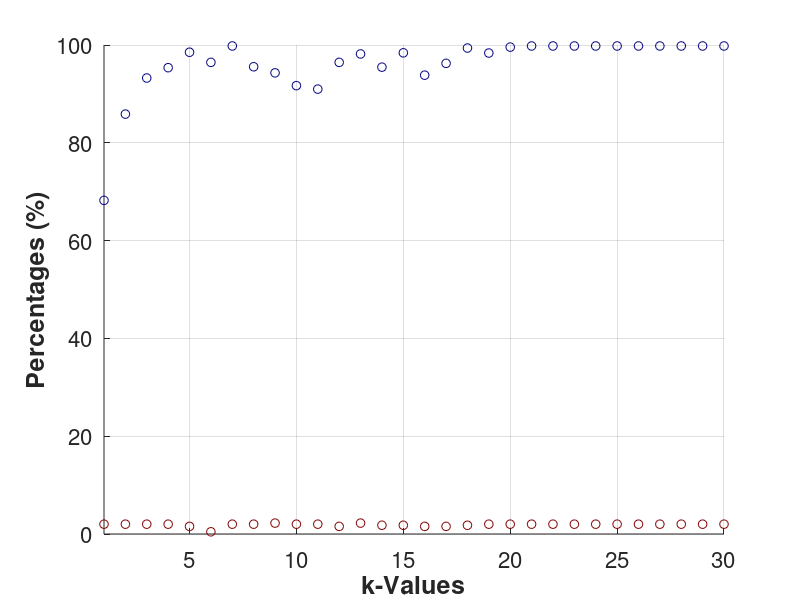
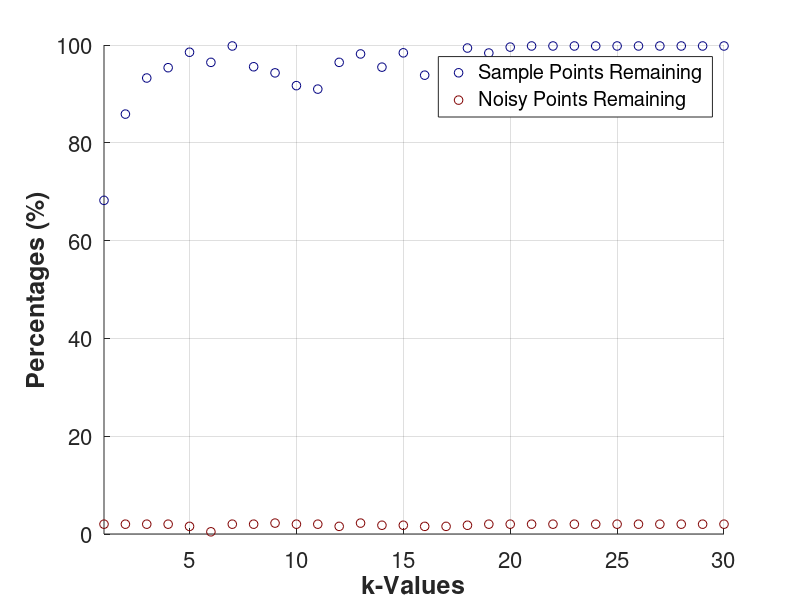

Recreate these plots in MATLAB, in order.
fig1 = figure;
set(fig1,'visible','off')
set(findall(gcf,'type','text'),'FontSize',30,'fontWeight','bold')
%scatter(1:30, [68.50,86.07,93.44,95.55,98.67,96.53,100.00,95.78,94.54,91.92,91.22,96.57,98.36,95.63,93.64,93.99,96.37,97.31,98.56,96.29,93.09,90.63,95.59,93.56,91.22,90.40,90.05,90.55,92.51,93.87], 35, [0 0 1], 'filled');
%hold on;
%scatter(1:30, [66.74,84.15,93.30,53.13,43.08,4.29,45.98,40.85,42.63,39.96,37.28,31.92,29.69,29.24,27.46,25.89,25.45,25.89,32.81,37.95,41.07,42.19,45.54,46.21,45.54,44.64,43.75,43.75,41.96,41.29], 35, [1 0 0], 'filled');
scatter(1:30, [68.23,85.87,93.25,95.36,98.52,96.45,99.80,95.55,94.30,91.69,90.98,96.45,98.17,95.47,98.40,93.83,96.25,99.38,98.36,99.57,99.80,99.80,99.80,99.80,99.80,99.80,99.80,99.80,99.80,99.80], 40, [0 0 0.5]);
hold on;
scatter(1:30, [2.01,2.01,2.01,2.01,1.56,0.45,2.01,2.01,2.23,2.01,2.01,1.56,2.23,1.79,1.79,1.56,1.56,1.79,2.01,2.01,2.01,2.01,2.01,2.01,2.01,2.01,2.01,2.01,2.01,2.01], 40, [0.5 0 0]);
hold off;
xlabel('k-Values');
ylabel('Percentages (%)');
xlim([1,30]);
ylim([0,100]);
xlim manual;
ylim manual;
grid on;
set(gca,'fontsize',16)
set(findall(gcf,'type','text'),'FontSize',18,'fontWeight','bold')
print('hello','-dpng');
legend('Sample Points Remaining', 'Noisy Points Remaining');


saveas(fig1, 'test.png')